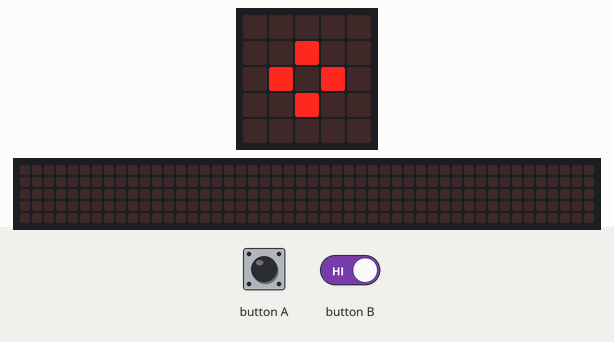
Simulated run of this program. Board: BBC micro:bit (MakeCode). Parts: the board's 5×5 LED display, a strip that is not on the board, showing the scrolling text unrolled. The test bench sets the inputs (shaded band). Random numbers come from a fixed seed; the 48×5 strip is a reading aid, not a part: it shows the text the display is scrolling, unrolled, one strip-width of it at a time.

Above: at 7.7 s.
7.8 s: button A pressed for 0.15 s
At 10.7 s:
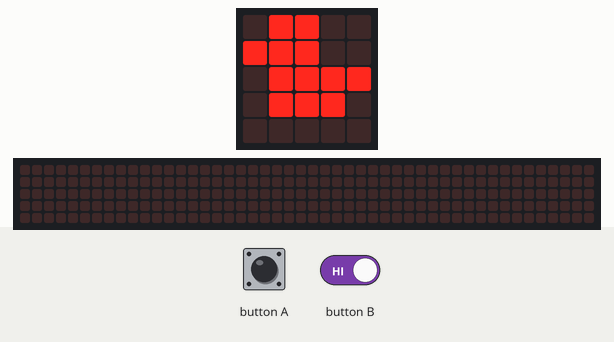
13.5 s: button A pressed for 1 s
At 14.6 s:
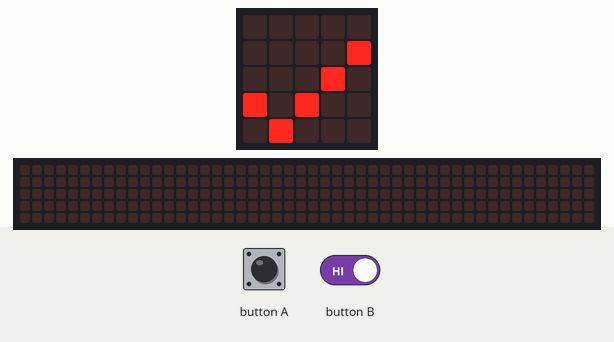
32.9 s: button A driven LOW and button B driven LOW
At 53.18 s:
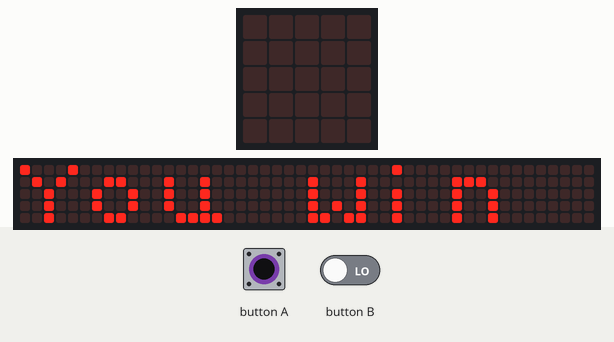

Measured:
- after the input at 7.8 s, the display: changes after 0.10 s (image 1)
- what the display in image 1 shows lasts 1.9 s, from 10.1 s to 12.0 s
- what the display in image 3 shows lasts 0.4 s, from 53.0 s to 53.4 s

The program:

main.ts
```typescript
let timeout = 0
let booinhouse = 0
let Your_kind = 0
let userready = 0
basic.forever(function () {
    if (userready == 0) {
        basic.showString("Start?")
        basic.showIcon(IconNames.SmallDiamond)
        pauseUntil(() => input.buttonIsPressed(Button.A))
        userready = 1
        booinhouse = 0
        Your_kind = 0
        basic.pause(100)
    }
    if (Math.randomBoolean()) {
        basic.showIcon(IconNames.Ghost)
        timeout = 0
        pauseUntil(() => input.buttonIsPressed(Button.A) || (input.buttonIsPressed(Button.B) || timeout == 1))
        if (input.buttonIsPressed(Button.A)) {
            if (booinhouse > 0) {
                booinhouse += -1
            }
            basic.showIcon(IconNames.Yes)
        } else {
            booinhouse += 1
            basic.showIcon(IconNames.No)
        }
    } else {
        basic.showIcon(IconNames.Duck)
        timeout = 0
        pauseUntil(() => input.buttonIsPressed(Button.A) || (input.buttonIsPressed(Button.B) || timeout == 1))
        if (input.buttonIsPressed(Button.B)) {
            Your_kind += 1
            basic.showIcon(IconNames.Yes)
        } else {
            if (Your_kind > 0) {
                Your_kind += -1
            }
            basic.showIcon(IconNames.No)
        }
    }
    basic.pause(500)
    if (booinhouse == 0 && Your_kind >= 2) {
        userready = 0
        basic.showString("You win")
    } else if (booinhouse - Your_kind > 3) {
        userready = 0
        basic.showString("You lose")
    }
})
loops.everyInterval(3000, function () {
    timeout = 1
})
```

test.ts
```typescript
// tests go here; this will not be compiled when this package is used as an extension.
```
